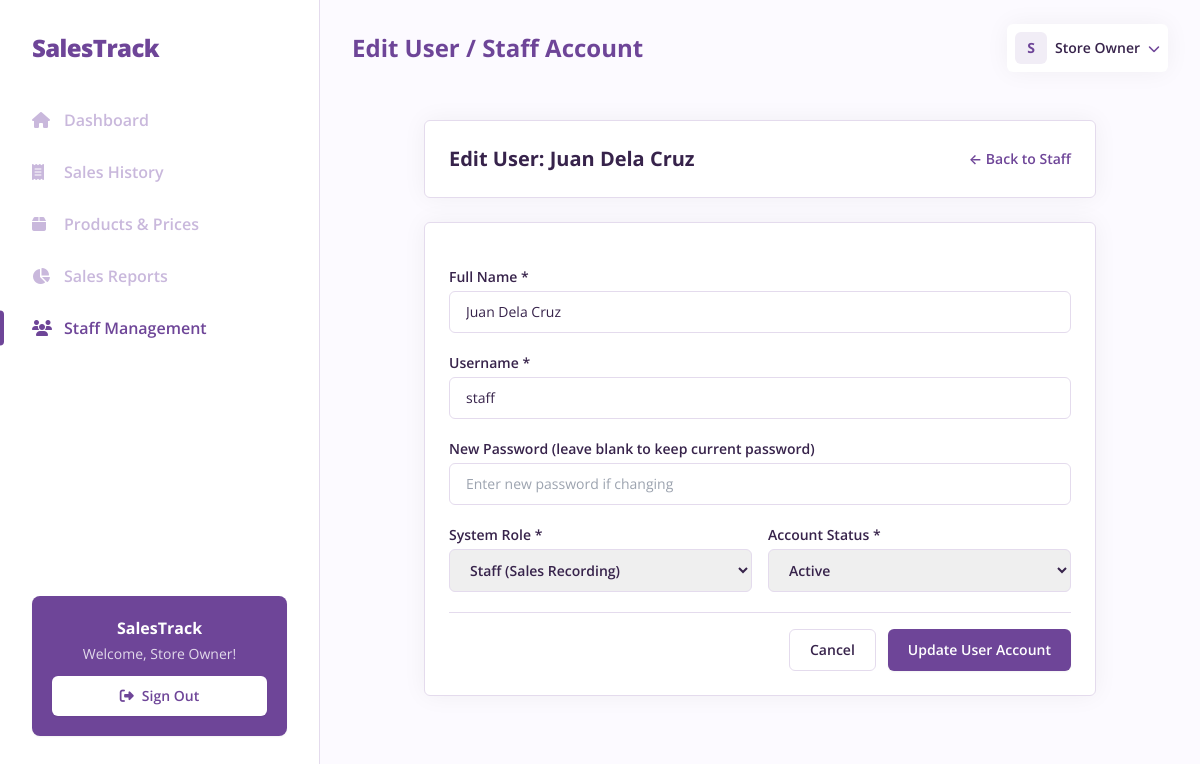
The app's page /admin/staff-edit.php?id=2 (signed in) with its own data.
### tables this page shows
CREATE TABLE `users` (
  `id` INT AUTO_INCREMENT PRIMARY KEY,
  `name` VARCHAR(100) NOT NULL,
  `username` VARCHAR(50) NOT NULL UNIQUE,
  `password` VARCHAR(255) NOT NULL,
  `role` ENUM('admin', 'staff') NOT NULL DEFAULT 'staff',
  `status` ENUM('active', 'inactive') NOT NULL DEFAULT 'active',
  `created_at` DATETIME DEFAULT CURRENT_TIMESTAMP,
  `updated_at` DATETIME DEFAULT CURRENT_TIMESTAMP ON UPDATE CURRENT_TIMESTAMP
);

### lib/HtmlSanitizer.php (called while the page is built, shortened)
<?php
class HtmlSanitizer
{
    public static function escape(?string $string): string
    {
        return htmlspecialchars($string ?? '', ENT_QUOTES, 'UTF-8');
    }
}

### includes/auth.php (called while the page is built, shortened)
<?php
require_once __DIR__ . '/../lib/HtmlSanitizer.php';
function e(?string $string): string
{
    return HtmlSanitizer::escape($string);
}

### admin/staff-edit.php (the view, shortened to what this page needs)
<?php
$userId = intval($_GET['id'] ?? 0);
$db = getDBConnection();
$stmt = $db->prepare('SELECT id, name, username, role, status FROM users WHERE id = :id');
$stmt->execute([':id' => $userId]);
$user = $stmt->fetch();
include __DIR__ . '/../includes/header.php';
?>
<div class="max-w-2xl mx-auto py-6 space-y-6">
    <div class="w-full rounded-md border border-brand-200 bg-white shadow-card p-6 flex items-center justify-between">
        <h1 class="text-xl font-bold text-brand-700">Edit User: <?= e($user['name']); ?></h1>
        <a href="/admin/staff.php" class="text-sm font-semibold text-brand-500 hover:text-brand-600 transition-colors">&larr; Back to Staff</a>
    </div>
    <form action="/actions/update-staff.php" method="POST" class="w-full rounded-md border border-brand-200 bg-white shadow-card p-6 space-y-5">
        <div>
            <label for="name" class="block text-sm font-semibold text-brand-700 mb-1">Full Name *</label>
            <input type="text" id="name" name="name" value="<?= e($user['name']); ?>" required class="w-full px-4 py-2.5 rounded-md border border-brand-200 text-sm text-brand-700 focus:outline-none focus:border-brand-500">
        </div>
        <div>
            <label for="username" class="block text-sm font-semibold text-brand-700 mb-1">Username *</label>
            <input type="text" id="username" name="username" value="<?= e($user['username']); ?>" required class="w-full px-4 py-2.5 rounded-md border border-brand-200 text-sm text-brand-700 focus:outline-none focus:border-brand-500">
        </div>
        <div>
            <label for="password" class="block text-sm font-semibold text-brand-700 mb-1">New Password (leave blank to keep current password)</label>
            <input type="password" id="password" name="password" placeholder="Enter new password if changing" class="w-full px-4 py-2.5 rounded-md border border-brand-200 text-sm text-brand-700 focus:outline-none focus:border-brand-500">
        </div>
        <div class="grid grid-cols-1 sm:grid-cols-2 gap-4">
            <div>
                <label for="role" class="block text-sm font-semibold text-brand-700 mb-1">System Role *</label>
                <select id="role" name="role" class="w-full px-4 py-2.5 rounded-md border border-brand-200 text-sm font-semibold text-brand-700 focus:outline-none focus:border-brand-500">
                    <option value="staff" <?= $user['role'] === 'staff' ? 'selected' : ''; ?>>Staff (Sales Recording)</option>
                </select>
            </div>
            <div>
                <label for="status" class="block text-sm font-semibold text-brand-700 mb-1">Account Status *</label>
                <select id="status" name="status" class="w-full px-4 py-2.5 rounded-md border border-brand-200 text-sm font-semibold text-brand-700 focus:outline-none focus:border-brand-500">
                    <option value="active" <?= $user['status'] === 'active' ? 'selected' : ''; ?>>Active</option>
                </select>
            </div>
        </div>
        <div class="pt-4 border-t border-brand-200 flex justify-end gap-3">
            <a href="/admin/staff.php" class="px-5 py-2.5 rounded-md border border-brand-200 text-brand-700 font-semibold text-sm hover:bg-brand-50 transition-colors">Cancel</a>
            <button type="submit" class="px-5 py-2.5 rounded-md bg-brand-500 hover:bg-brand-600 text-white font-semibold text-sm shadow-sm transition-colors">Update User Account</button>
        </div>
    </form>
</div>
<?php include __DIR__ . '/../includes/footer.php'; ?>

### records on screen
users: name "Juan Dela Cruz", username "staff", role "Staff (Sales Recording)", status "Active"

### other values on screen
$currentUser['name'] "Store Owner"
$pageTitle "Edit User / Staff Account"
substr($currentUser['name'] ?? 'U', 0, 1) "S"
